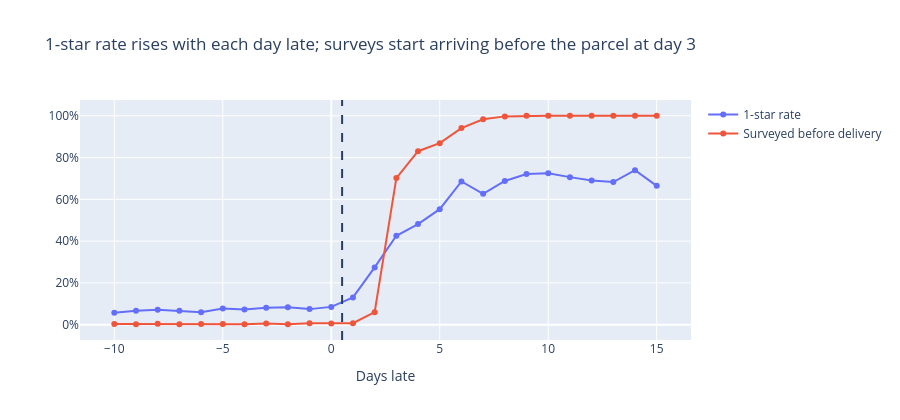

The cell this chart's notebook holds for it:
### Code cell
fig = go.Figure()
c = curve.reset_index()
fig.add_trace(go.Scatter(x=c.days_late, y=c.one_star, mode='markers+lines', name='1-star rate'))
fig.add_trace(go.Scatter(x=c.days_late, y=c.review_before_delivery, mode='markers+lines', name='Surveyed before delivery'))
fig.add_vline(x=0.5, line_dash='dash')
fig.update_layout(title='1-star rate rises with each day late; surveys start arriving before the parcel at day 3',
                  xaxis_title='Days late', yaxis_tickformat='.0%', height=420)
fig

### Figure 1 — Plotly figure (JSON) as saved in the notebook; plotly's stock layout.template omitted (floating-point values rounded to 4 significant figures)
{"data": [{"mode": "markers+lines", "name": "1-star rate", "type": "scatter", "x": [-10, -9, -8, -7, -6, -5, -4, -3, -2, -1, 0, 1, 2, 3, 4, 5, 6, 7, 8, 9, 10, 11, 12, 13, 14, 15], "y": [0.05673, 0.06644, 0.07104, 0.06687, 0.05967, 0.07699, 0.07252, 0.08047, 0.08312, 0.07448, 0.08516, 0.1305, 0.2743, 0.4254, 0.4817, 0.553, 0.6855, 0.6263, 0.6879, 0.7215, 0.7246, 0.7062, 0.6903, 0.6825, 0.7396, 0.6645]}, {"mode": "markers+lines", "name": "Surveyed before delivery", "type": "scatter", "x": [-10, -9, -8, -7, -6, -5, -4, -3, -2, -1, 0, 1, 2, 3, 4, 5, 6, 7, 8, 9, 10, 11, 12, 13, 14, 15], "y": [0.002815, 0.002388, 0.004167, 0.002077, 0.003053, 0.002717, 0.002102, 0.005831, 0.002597, 0.006897, 0.00625, 0.007317, 0.0597, 0.7016, 0.8303, 0.8687, 0.941, 0.983, 0.997, 1.0, 1.0, 1.0, 1.0, 1.0, 1.0, 1.0]}], "layout": {"height": 420, "shapes": [{"line": {"dash": "dash"}, "type": "line", "x0": 0.5, "x1": 0.5, "xref": "x", "y0": 0, "y1": 1, "yref": "y domain"}], "title": {"text": "1-star rate rises with each day late; surveys start arriving before the parcel at day 3"}, "xaxis": {"title": {"text": "Days late"}}, "yaxis": {"tickformat": ".0%"}}}
